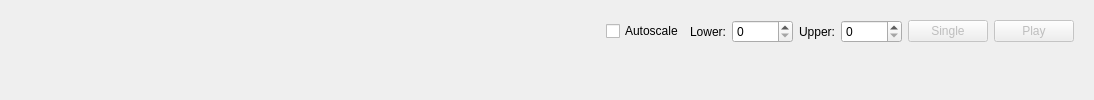
     <widget class="QWidget" name="cameraImage" native="true">
      <layout class="QVBoxLayout" name="verticalLayout">
       <item>
        <widget class="QWidget" name="cameraControl" native="true">
         <property name="minimumSize">
          <size>
           <width>0</width>
           <height>40</height>
          </size>
         </property>
         <layout class="QHBoxLayout" name="horizontalLayout_2">
          <item>
           <spacer name="horizontalSpacer">
            <property name="orientation">
             <enum>Qt::Orientation::Horizontal</enum>
            </property>
            <property name="sizeHint" stdset="0">
             <size>
              <width>586</width>
              <height>20</height>
             </size>
            </property>
           </spacer>
          </item>
          <item>
           <widget class="QCheckBox" name="autoscalePlot">
            <property name="text">
             <string>Autoscale</string>
            </property>
           </widget>
          </item>
          <item>
           <widget class="QLabel" name="rangeLower_label">
            <property name="text">
             <string>Lower:</string>
            </property>
           </widget>
          </item>
          <item>
           <widget class="QSpinBox" name="rangeLower">
            <property name="minimumSize">
             <size>
              <width>45</width>
              <height>0</height>
             </size>
            </property>
            <property name="maximum">
             <number>70000</number>
            </property>
            <property name="singleStep">
             <number>50</number>
            </property>
           </widget>
          </item>
          <item>
           <widget class="QLabel" name="rangeUpper_label">
            <property name="text">
             <string>Upper:</string>
            </property>
           </widget>
          </item>
          <item>
           <widget class="QSpinBox" name="rangeUpper">
            <property name="minimumSize">
             <size>
              <width>45</width>
              <height>0</height>
             </size>
            </property>
            <property name="maximum">
             <number>70000</number>
            </property>
            <property name="singleStep">
             <number>50</number>
            </property>
            <property name="value">
             <number>0</number>
            </property>
           </widget>
          </item>
          <item>
           <widget class="QPushButton" name="camera_singleShot">
            <property name="enabled">
             <bool>false</bool>
            </property>
            <property name="text">
             <string>Single</string>
            </property>
           </widget>
          </item>
          <item>
           <widget class="QPushButton" name="camera_playPause">
            <property name="enabled">
             <bool>false</bool>
            </property>
            <property name="text">
             <string>Play</string>
            </property>
           </widget>
          </item>
         </layout>
        </widget>
       </item>
       <item>
        <widget class="QCustomPlot" name="customplot" native="true">
         <property name="sizePolicy">
          <sizepolicy hsizetype="Expanding" vsizetype="Expanding">
           <horstretch>0</horstretch>
           <verstretch>0</verstretch>
          </sizepolicy>
         </property>
        </widget>
       </item>
      </layout>
     </widget>
